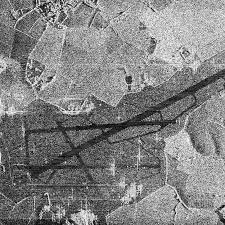
#> input picture 3/image/sar_3.jpg, 225 x 225 px
$ jupyter execute 3.ipynb
#> lines starting #> are read from the running program, lines starting #| are printed output that depends on the picture; after the words box and inside, x2 and y2 are one past the last pixel; in counts of white or black regions, pixels touching at a corner belong together
[cell 1]
import numpy as np
import cv2
import matplotlib.pyplot as plt

[cell 2]
image = cv2.imread('image/sar_3.jpg')
#> image is the input picture: shape (225, 225, 3); min 0, max 255, mean 130.6
image_rgb = cv2.cvtColor(image, cv2.COLOR_RGB2BGR)
image_gray = cv2.cvtColor(image, cv2.COLOR_BGR2GRAY)

[cell 3]
plt.imshow(image_gray, cmap="gray")
plt.axis('off')

[cell 4]
canny = cv2.Canny(image_gray, 50, 150, apertureSize=3)# убирает шумы смотрит градиент оставляет сильные перепады яркости Hysteresis Thresholding
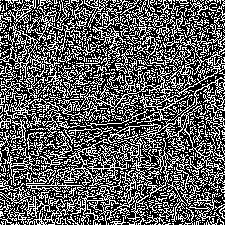
#> canny: shape (225, 225); 36.8% white in thin lines or dots
#(делает чёрные и белые пиксели от значений)

plt.imshow(canny, cmap="gray")
plt.axis('off')

[cell 5]
lines = cv2.HoughLines(canny, 1, np.pi / 180, 140)# линии делает
#> lines = 36 rows, first 8: [156, 0.785], [-6, 2.36], [161, 0.785], [-4, 2.36], [165, 0.785], [168, 0.785], [1, 2.36], [11, 2.36]
image_all_lines = image_rgb.copy()
image_longest_line = image.copy()

[cell 6]
import math

longest_line = None
max_length = 0

if lines is not None:
        for i in range(0, len(lines)):
            rho = lines[i][0][0]
            theta = lines[i][0][1]
            a = math.cos(theta)
            b = math.sin(theta)
            x0 = a * rho
            y0 = b * rho
            pt1 = (int(x0 + 1000*(-b)), int(y0 + 1000*(a)))
            pt2 = (int(x0 - 1000*(-b)), int(y0 - 1000*(a)))
            cv2.line(image_all_lines, pt1, pt2, (0,0,255), 3, cv2.LINE_AA)
            length = math.sqrt((pt2[0] - pt1[0])**2 + (pt2[1] - pt1[1])**2)
            if length > max_length:
                max_length = length
                longest_line = (pt1, pt2)
#> this loop made 36 passes
#> (rho, theta, a, b, x0, y0, length, max_length) on passes 1, 29: (156, 0.785, 0.707, 0.707, 110.3, 110.3, 1998.3, 1998.3), (172, 1.08, 0.469, 0.883, 80.75, 151.9, 1998.8, 1998.8)
#> (rho, theta, a, b, x0, y0, pt1, pt2) on passes 2 to 7: (-6, 2.36, -0.707, 0.707, 4.24, -4.24, (-702, -711), (711, 702)), (161, 0.785, 0.707, 0.707, 113.8, 113.8, (-593, 820), (820, -593)), (-4, 2.36, -0.707, 0.707, 2.83, -2.83, (-704, -709), (709, 704)), (165, 0.785, 0.707, 0.707, 116.7, 116.7, (-590, 823), (823, -590)), (168, 0.785, 0.707, 0.707, 118.8, 118.8, (-588, 825), (825, -588)), (1, 2.36, -0.707, 0.707, -0.707, 0.707, (-707, -706), (706, 707))
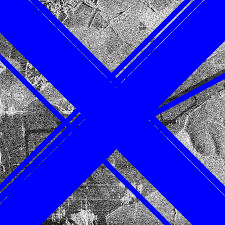
#> image_all_lines: shape (225, 225, 3); mean R, G, B 56.2, 56.2, 203.5
#> after the loop, max_length = 1998.8
        if longest_line: cv2.line(image, longest_line[0], longest_line[1], (0, 0, 255), 7, cv2.LINE_AA)
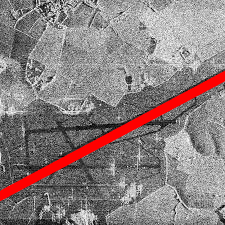
#> image: shape (225, 225, 3); 5.36% of pixels changed, all inside (x1, y1, x2, y2) = (0, 70, 225, 202)

[cell 7]
plt.imshow(image)# не хочет оно на этом рисовать (а, не, норм)
plt.axis('off')

[cell 8]
if longest_line is not None:
    print(f"Длина дороги (по самой длинной линии): {max_length:.2f} пикселей")
#| Длина дороги (по самой длинной линии): 1998.77 пикселей

[cell 9]
methods = {
    'Простая (127)': cv2.threshold(image_gray, 127, 255, cv2.THRESH_BINARY),
    'Простая (150)': cv2.threshold(image_gray, 150, 255, cv2.THRESH_BINARY),
    'Otsu': cv2.threshold(image_gray, 0, 255, cv2.THRESH_BINARY + cv2.THRESH_OTSU),
    'Triangle': cv2.threshold(image_gray, 0, 255, cv2.THRESH_BINARY + cv2.THRESH_TRIANGLE),
    'Адаптивная (Гаусс)': cv2.adaptiveThreshold(image_gray, 255, cv2.ADAPTIVE_THRESH_GAUSSIAN_C, cv2.THRESH_BINARY, 11, 2),
    'Адаптивная (Средняя)': cv2.adaptiveThreshold(image_gray, 255, cv2.ADAPTIVE_THRESH_MEAN_C, cv2.THRESH_BINARY, 11, 2)
}

[cell 10]
plt.figure(figsize=(20, 12))# куда будем картинки
for i, (name, result) in enumerate(methods.items()):
    plt.subplot(2, 3, i+1) # 2 строки 3 столба
    if name.startswith('Адаптивная'):
        binary_img = result
    else:
        binary_img = result[1]  # для обычных методов берем второе значение

    plt.imshow(binary_img, cmap='gray')
    plt.title(name)
    plt.axis('off')# убираем xy графики вокруг картинки
#> this loop made 6 passes
#> name on passes 1 to 6: 'Простая (127)', 'Простая (150)', 'Otsu', 'Triangle', 'Адаптивная (Гаусс)', 'Адаптивная (Средняя)'
#> pass 1, `binary_img = result[1]`:
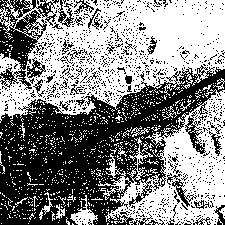
#> binary_img: shape (225, 225); 52.9% white; 1053 black regions (1015 under 20 px), largest, box (x1, y1, x2, y2) and area: (0, 65, 225, 225) 17086, (0, 0, 59, 90) 2129, (185, 110, 207, 154) 310
#> pass 3, `binary_img = result[1]`:
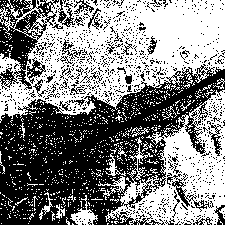
#> binary_img: shape (225, 225); 51.4% white; 1013 black regions (974 under 20 px), largest, box (x1, y1, x2, y2) and area: (0, 64, 225, 225) 17840, (0, 0, 59, 90) 2187, (167, 173, 214, 212) 328

plt.show()
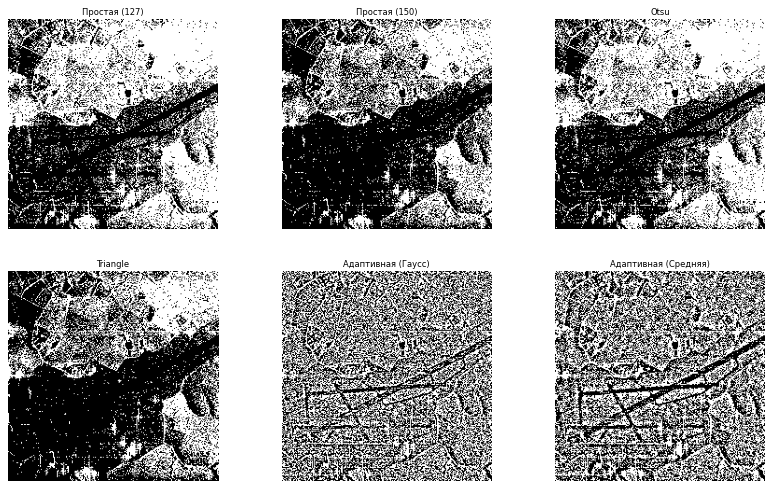
#> figure drawn by matplotlib, 6 panels

[cell 11]
bin_img = image_gray.copy()
T  = 50
bin_img[image_gray < T] = 0
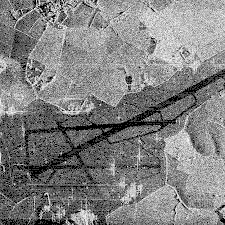
#> bin_img: shape (225, 225); min 0, max 255, mean 128.7
bin_img[image_gray >= T] = 255
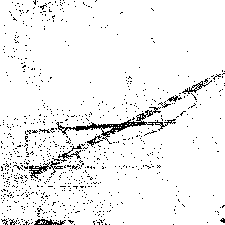
#> bin_img: shape (225, 225); 94.6% white; black in thin lines or dots
blur = cv2.GaussianBlur(bin_img, (5, 5), 0)
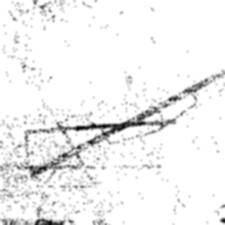
#> blur: shape (225, 225); min 5, max 255, mean 241.1
thresh = cv2.adaptiveThreshold(blur, 255, cv2.ADAPTIVE_THRESH_GAUSSIAN_C, cv2.THRESH_BINARY_INV, 55, 2)
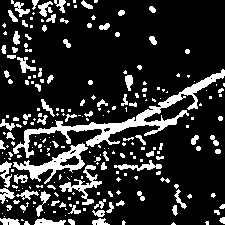
#> thresh: shape (225, 225); 17.7% white; 241 white regions (152 under 20 px)
contours, _ = cv2.findContours(thresh, cv2.RETR_EXTERNAL, cv2.CHAIN_APPROX_SIMPLE)
#> contours = 241 contours, 186 with area under 20; largest, box (x1, y1, x2, y2) and area: (13, 69, 225, 158) 1886, (13, 143, 88, 184) 850, (59, 165, 102, 205) 309, (114, 160, 162, 171) 152, (0, 161, 12, 188) 126
image_line_road = image.copy()
road_mask = np.zeros_like(image_gray)
image_with_roads = image.copy()
if contours:
    for contour in contours:
        area = cv2.contourArea(contour)
        if area > 3500: # взяла область по-ьольше чтоб не цепляла соседние линии
            cv2.fillPoly(road_mask, [contour], 255)
            cv2.fillPoly(image_with_roads, [contour], (0, 0, 255))
#> this loop made 241 passes
#> area on passes 5, 7, 8: 22.5, 56.5, 112
#> road_mask: shape (225, 225); every value is 0
plt.imshow(image_with_roads, cmap='gray')
plt.axis('off')
#> Out = (-0.5, 224.5, 224.5, -0.5)
